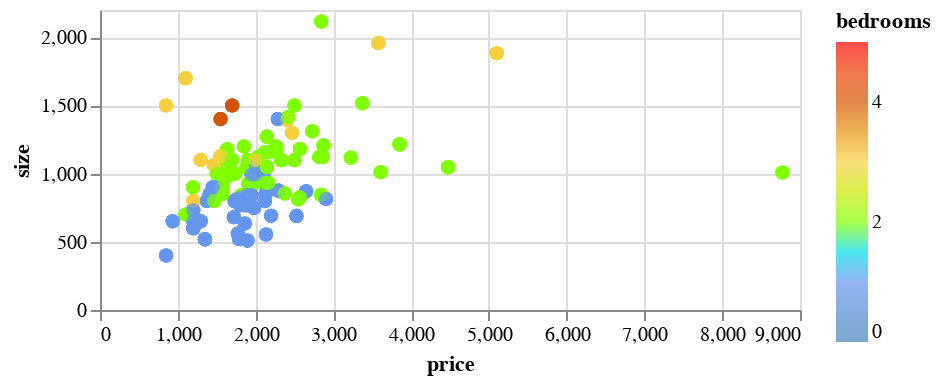

Notebook code for this chart:
### Markdown cell above
### 2.8 Comparing prices for different sizes 

Use `altair` to explore the relationship between price, size, and number of bedrooms. Make an interactive scatter plot of price (x-axis) vs. size (y-axis), with the points colored by the number of bedrooms. 

Make sure the plot is interactive (zoom-able and pan-able) and add a tooltip with all of the columns in our scraped data frame.

With this sort of plot, you can quickly see the outlier apartments in terms of size and price.

### Code cell
import altair as alt

colormap = alt.Scale(
    domain=[0,1,2,3,4,5],
    range=[
        "steelblue",
        "cornflowerblue",
        "chartreuse",
        "#F4D03F",
        "#D35400",
        "red",
    ])

# Step 1: Initialize the chart with the data
scatter = alt.Chart(results).mark_circle(size=50).encode(
    x=alt.X('price:Q'),
    y=alt.Y('size:Q'),
    color=alt.Color('bedrooms:Q',sort="ascending",scale=colormap),
    tooltip=["title", "price","size","bedrooms"],
).properties(width=350,height=150)

scatter.interactive()

### Figure 1 — Vega-Lite specification as saved in the notebook (floating-point values rounded to 4 significant figures; data arrays with more than 128 entries replaced by an {"elided": "..."} marker saying what was removed)
{"config": {"view": {"continuousWidth": 300, "continuousHeight": 300}}, "data": {"name": "data-7451a9bc34b134a52fe6f1586dcb4ba9"}, "mark": {"type": "circle", "size": 50}, "encoding": {"color": {"field": "bedrooms", "scale": {"domain": [0, 1, 2, 3, 4, 5], "range": ["steelblue", "cornflowerblue", "chartreuse", "#F4D03F", "#D35400", "red"]}, "sort": "ascending", "type": "quantitative"}, "tooltip": [{"field": "title", "type": "nominal"}, {"field": "price", "type": "quantitative"}, {"field": "size", "type": "quantitative"}, {"field": "bedrooms", "type": "quantitative"}], "x": {"field": "price", "type": "quantitative"}, "y": {"field": "size", "type": "quantitative"}}, "height": 150, "params": [{"name": "param_9", "select": {"type": "interval", "encodings": ["x", "y"]}, "bind": "scales"}], "width": 350, "$schema": "https://vega.github.io/schema/vega-lite/v5.14.1.json", "datasets": {"data-7451a9bc34b134a52fe6f1586dcb4ba9": {"elided": "600 records"}}}
